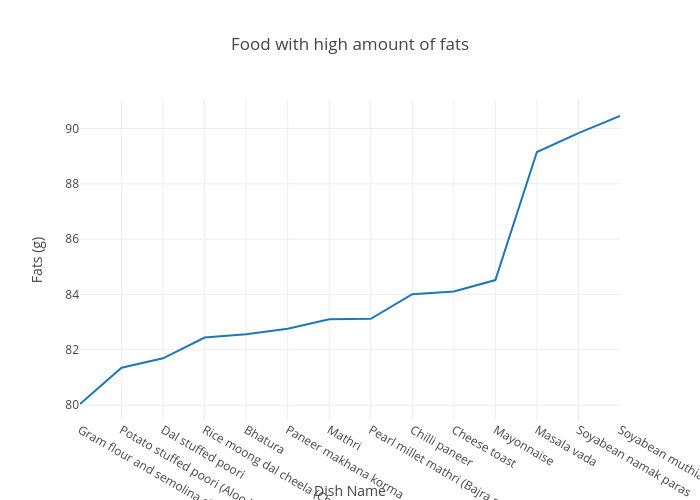

The notebook cell this image was saved under:
### Code cell
fig = px.line(df4, x="Dish Name", y="Fats (g)", title=' Food with high amount of fats ', template = "none",height = 500, width = 700)
fig.show()

### Figure 1 — Plotly figure (JSON) as saved in the notebook; plotly's stock layout.template omitted (floating-point values rounded to 4 significant figures)
{"data": [{"hovertemplate": "Dish Name=%{x}<br>Fats (g)=%{y}<extra></extra>", "legendgroup": "", "line": {"color": "#1F77B4", "dash": "solid"}, "marker": {"symbol": "circle"}, "mode": "lines", "name": "", "orientation": "v", "showlegend": false, "type": "scatter", "x": ["Gram flour and semolina chilla/cheela/savory pancake (Besan suji chilla/cheela)", "Potato stuffed poori (Aloo ki poori)", "Dal stuffed poori", "Rice moong dal cheela (Chawal aur moong dal ka cheela)", "Bhatura", "Paneer makhana korma", "Mathri", "Pearl millet mathri (Bajra mathri)", "Chilli paneer", "Cheese toast", "Mayonnaise", "Masala vada", "Soyabean namak paras", "Soyabean muthias"], "xaxis": "x", "y": [80.04, 81.35, 81.69, 82.44, 82.56, 82.76, 83.1, 83.12, 84.01, 84.11, 84.52, 89.15, 89.83, 90.45], "yaxis": "y"}], "layout": {"height": 500, "legend": {"tracegroupgap": 0}, "title": {"text": " Food with high amount of fats "}, "width": 700, "xaxis": {"anchor": "y", "domain": [0, 1], "title": {"text": "Dish Name"}}, "yaxis": {"anchor": "x", "domain": [0, 1], "title": {"text": "Fats (g)"}}}}
